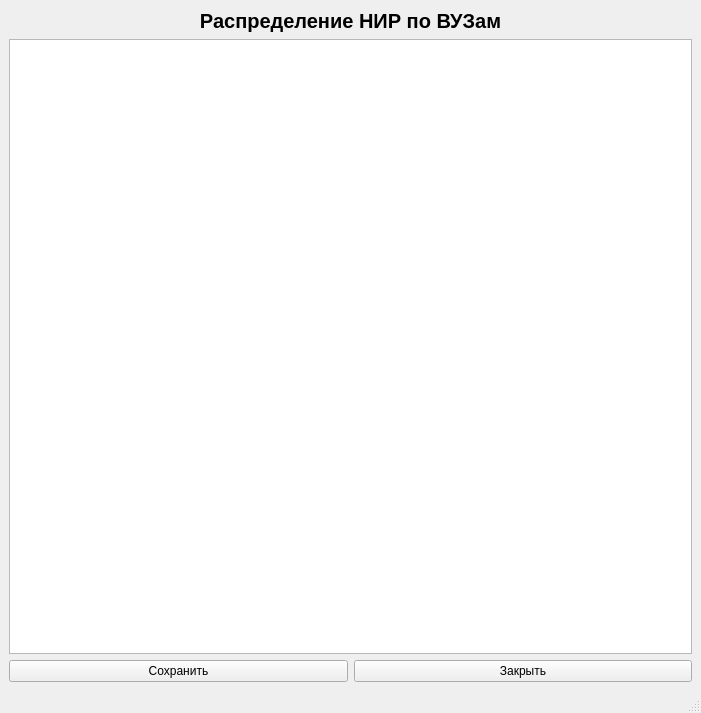
<?xml version="1.0" encoding="UTF-8"?>
<ui version="4.0">
 <class>MainWindow</class>
 <widget class="QMainWindow" name="MainWindow">
  <property name="geometry">
   <rect>
    <x>0</x>
    <y>0</y>
    <width>701</width>
    <height>713</height>
   </rect>
  </property>
  <property name="windowTitle">
   <string>MainWindow</string>
  </property>
  <widget class="QWidget" name="centralwidget">
   <layout class="QVBoxLayout" name="verticalLayout_3">
    <item>
     <layout class="QVBoxLayout" name="verticalLayout">
      <item>
       <widget class="QLabel" name="label">
        <property name="sizePolicy">
         <sizepolicy hsizetype="Preferred" vsizetype="Preferred">
          <horstretch>0</horstretch>
          <verstretch>0</verstretch>
         </sizepolicy>
        </property>
        <property name="font">
         <font>
          <pointsize>15</pointsize>
          <weight>75</weight>
          <italic>false</italic>
          <bold>true</bold>
          <underline>false</underline>
          <strikeout>false</strikeout>
          <kerning>true</kerning>
         </font>
        </property>
        <property name="tabletTracking">
         <bool>false</bool>
        </property>
        <property name="focusPolicy">
         <enum>Qt::NoFocus</enum>
        </property>
        <property name="acceptDrops">
         <bool>false</bool>
        </property>
        <property name="frameShape">
         <enum>QFrame::NoFrame</enum>
        </property>
        <property name="frameShadow">
         <enum>QFrame::Plain</enum>
        </property>
        <property name="text">
         <string>Распределение НИР по ВУЗам</string>
        </property>
        <property name="textFormat">
         <enum>Qt::AutoText</enum>
        </property>
        <property name="alignment">
         <set>Qt::AlignCenter</set>
        </property>
        <property name="wordWrap">
         <bool>false</bool>
        </property>
        <property name="margin">
         <number>0</number>
        </property>
       </widget>
      </item>
      <item>
       <layout class="QHBoxLayout" name="horizontalLayout_9"/>
      </item>
      <item>
       <widget class="QTableView" name="tableView">
        <property name="sizePolicy">
         <sizepolicy hsizetype="Expanding" vsizetype="MinimumExpanding">
          <horstretch>0</horstretch>
          <verstretch>0</verstretch>
         </sizepolicy>
        </property>
        <property name="verticalScrollMode">
         <enum>QAbstractItemView::ScrollPerPixel</enum>
        </property>
        <property name="horizontalScrollMode">
         <enum>QAbstractItemView::ScrollPerPixel</enum>
        </property>
       </widget>
      </item>
      <item>
       <layout class="QHBoxLayout" name="horizontalLayout_8">
        <item>
         <widget class="QPushButton" name="saveBtn">
          <property name="text">
           <string>Сохранить</string>
          </property>
         </widget>
        </item>
        <item>
         <widget class="QPushButton" name="closeBtn">
          <property name="text">
           <string>Закрыть</string>
          </property>
         </widget>
        </item>
       </layout>
      </item>
     </layout>
    </item>
   </layout>
  </widget>
  <widget class="QMenuBar" name="menubar">
   <property name="geometry">
    <rect>
     <x>0</x>
     <y>0</y>
     <width>701</width>
     <height>21</height>
    </rect>
   </property>
  </widget>
  <widget class="QStatusBar" name="statusbar"/>
 </widget>
 <resources/>
 <connections/>
</ui>
